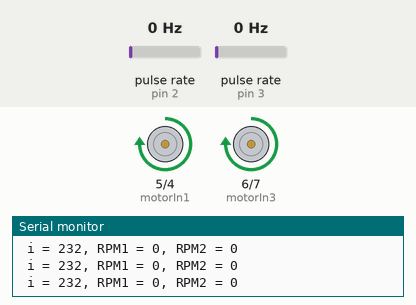
Bench run of a sketch on a simulated Arduino Uno, built with avr-gcc and run on an emulated ATmega328P. On the bench: motor-driver pin pairs drawn as motors (green arrow = first pin HIGH = forward, orange = second pin HIGH = backward, longer = more drive), the last lines printed to the serial monitor. Wiring (inferred from the names in the program): 2 × pulse sensor: data pin 2 / data pin 3. The inputs (shaded band) are chosen by the test bench; at power-on: pulse rate (sensors on pin 2, pin 3) 0 Hz. Random numbers use the default seed unless the sketch sets one.

Above: at 1.2 s.
1.3 s: pulse rate (sensor on pin 2) set to 100 Hz
4.3 s: pulse rate (sensor on pin 3) set to 100 Hz
7.3 s: pulse rate (sensor on pin 2) set to 4 Hz
10.3 s: pulse rate (sensor on pin 3) set to 50 Hz
At 13.5 s:
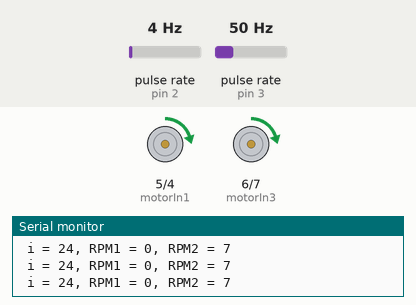
Timing chart, 0 to 14.3 s (numbered marks = the images above; inputs shaded):
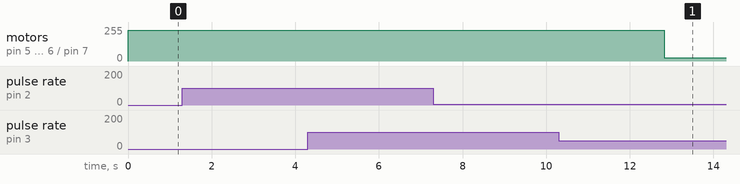

The sketch:

Motor.ino
```cpp
int motorIn1 = 5;
int motorIn2 = 4;
int motorIn3 = 6;
int motorIn4 = 7;
int motorEn = 1;
int encoder1 = 2;
int encoder2 = 3;

float counter1;
float counter2;
int rpm1;
int rpm2;
int i = random(255);
int count = 0;

void setup() {
  Serial.begin(9600);
  pinMode(motorIn1, OUTPUT);
  pinMode(motorIn2, OUTPUT);
  pinMode(motorIn3, OUTPUT);
  pinMode(motorIn4, OUTPUT);
  pinMode(motorEn, OUTPUT);
  pinMode(encoder1, INPUT);
  pinMode(encoder2, INPUT);

  digitalWrite(motorIn2, LOW);
  digitalWrite(motorIn4, LOW);
  digitalWrite(motorEn, HIGH);

  attachInterrupt(0,countpulse1,RISING);
  attachInterrupt(1,countpulse2,RISING);
}

void countpulse1(){
        counter1++;
}

void countpulse2(){
        counter2++;
}

void loop() {
  analogWrite(motorIn1, i); // Send PWM signal to L298N In1 pin
  analogWrite(motorIn3, i); // Send PWM signal to L298N In3 pin

  static uint32_t previousMillis;

  if (millis() - previousMillis >= 1000) {
            rpm1 = (counter1/374)*60;
            rpm2 = (counter2/374)*60;

            counter1 = 0;
            counter2 = 0;

            previousMillis += 1000;
  }

  Serial.print(" i = ");
  Serial.print(i);
  Serial.print(", RPM1 = ");
  Serial.print(rpm1);
  Serial.print(", RPM2 = ");
  Serial.println(rpm2);
  count += 1;
  if (count == 400){
    count = 0;
    i = random(25);
    }

}
```
